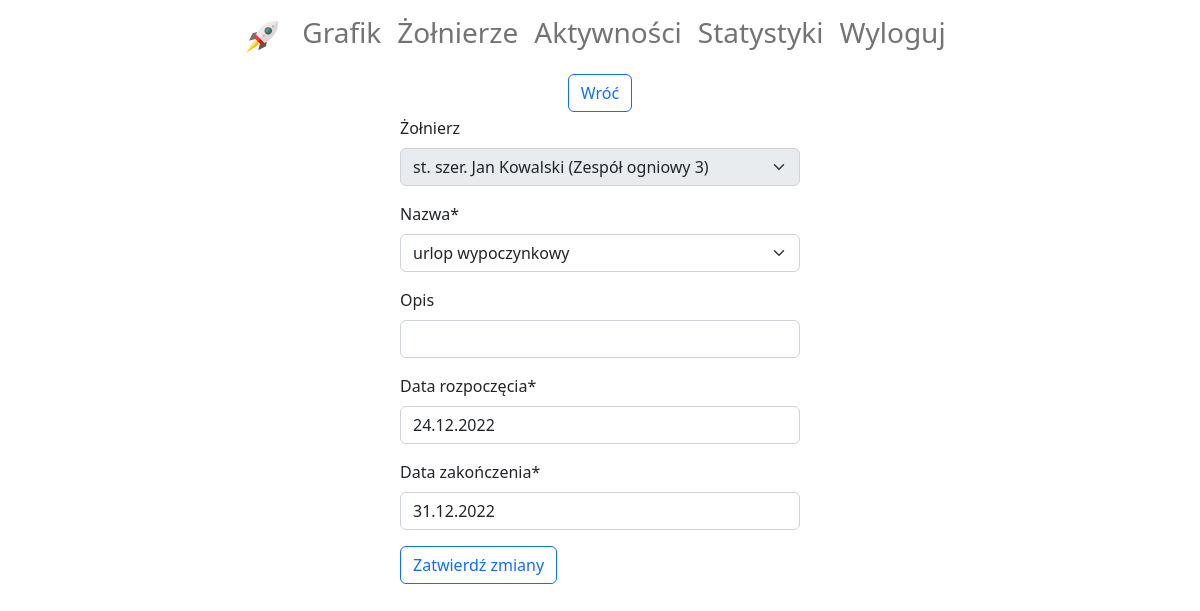
Page /activity-update/151/ (signed in) on the earlier database version.
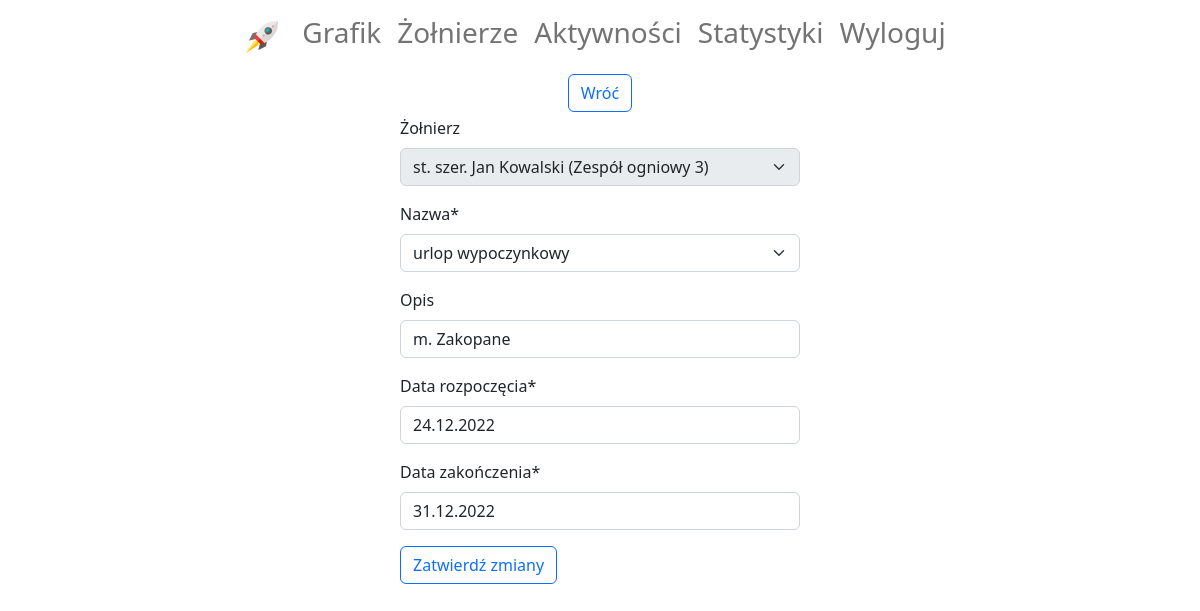
Same page on the later database version.
### diagram/models.py (models this page shows, shortened)
class Activity(models.Model):
    soldier = models.ForeignKey(Soldier, on_delete=models.SET_NULL, null=True, blank=True, verbose_name='żołnierz')
    name = models.CharField(max_length=30, choices=ACTIVITY_NAMES, verbose_name='nazwa')
    description = models.CharField(max_length=200, default='', blank=True, verbose_name='opis')
    start_date = models.DateField(verbose_name='data rozpoczęcia')
    end_date = models.DateField(verbose_name='data zakończenia')
    subdivision = models.ForeignKey(Subdivision, on_delete=models.SET_NULL, null=True, blank=True,
                                    verbose_name='pododdział')

### diagram/views.py (the view, shortened to what this page needs)
# urls.py: path('activity-update/<int:pk>/', ActivityUpdate.as_view(), name='activity-update'),
class ActivityUpdate(LoginRequiredMixin, generic.UpdateView):
    template_name = 'diagram/activity_update.html'
    form_class = ActivityForm
    def get_context_data(self, **kwargs):
        context = super(ActivityUpdate, self).get_context_data(**kwargs)
        soldier = get_object_or_404(Soldier, pk=self.get_object().soldier.pk)
        context['soldier_pk'] = soldier.pk
        return context
    def get_queryset(self):
        return Activity.objects.filter(subdivision=self.request.user.subdivision)

### diagram/forms.py
class ActivityForm(ModelForm):
    class Meta:
        model = Activity
        exclude = ['subdivision']
    def __init__(self, *args, **kwargs):
        super(ActivityForm, self).__init__(*args, **kwargs)
        self.fields['soldier'].disabled = True

### diagram/models.py (called while the page is built)
    def __str__(self):
        return self.name

    def __str__(self):
        return f'{self.rank} {self.first_name} {self.last_name} ({self.subdivision})'

### diagram/templates/diagram/activity_update.html (shortened to what this page needs)
{% extends 'account/base.html' %}
{% load crispy_forms_filters %}
{% block content %}
    <div class="d-flex flex-column align-items-center">
        <a class="mb-1" href="{% url 'soldier-detail' soldier_pk %}">
            <button class="btn btn-outline-primary">Wróć</button>
        </a>
        <form class="col-md-4" method="post">
            {{ form|crispy }}
            <button class="btn btn-outline-primary" type="submit"
                    onclick="this.disabled=true; this.form.submit();">Zatwierdź zmiany
            </button>
        </form>
    </div>
{% endblock %}

Differences in the rows shown:
changed Activity "st. szer. Jan Kowalski (Zespół ogniowy 3)": description (not shown) → "m. Zakopane"
